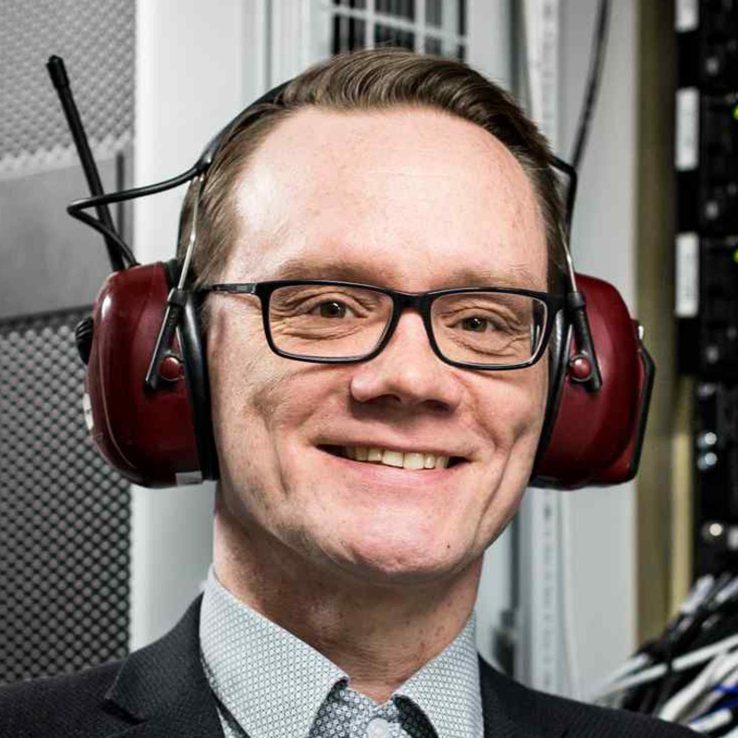
%> input picture Exercise02/man_color.jpg, 2213 x 2213 px (shown at 1/3 size)
$ octave --eval "result = pyr_reduce(imread('man_color.jpg'));"   (GNU Octave 9; MATLAB toolbox functions it lacks are replaced by stand-ins)
%> lines starting %> are read from the running program, lines starting %| are printed output that depends on the picture
function [ imgout ] = pyr_reduce( img )
%PYR_REDUCE  Image pyramid reduction
%   B = PYR_REDUCE( A )  If A is M-by-N, then the size of B
%	is ceil(M/2)-by-ceil(N/2). Support gray or rgb image.
%	B will be transformed to double class.
%	Results the same w/ MATLAB func impyramid.
% Yan Ke @ THUEE, xjed09@gmail.com

% kernelWidth = 5; % default
% cw = .375; % kernel centre weight, same as MATLAB func impyramid. 0.6 in the Paper
ker1d = 1/16*[1 4 6 4 1];
kernel = kron(ker1d,ker1d');

img = im2double(img);
sz = size(img);
%> sz = [2213 2213 3]
imgout = [];

for p = 1:size(img,3)
	img1 = img(:,:,p);
	imgFiltered = imfilter(img1,kernel,'replicate','same');
	imgout(:,:,p) = imgFiltered(1:2:sz(1),1:2:sz(2));
end
%> this loop made 3 passes
%> pass 1, in pyr_reduce, `img1 = img(:,:,p);`:
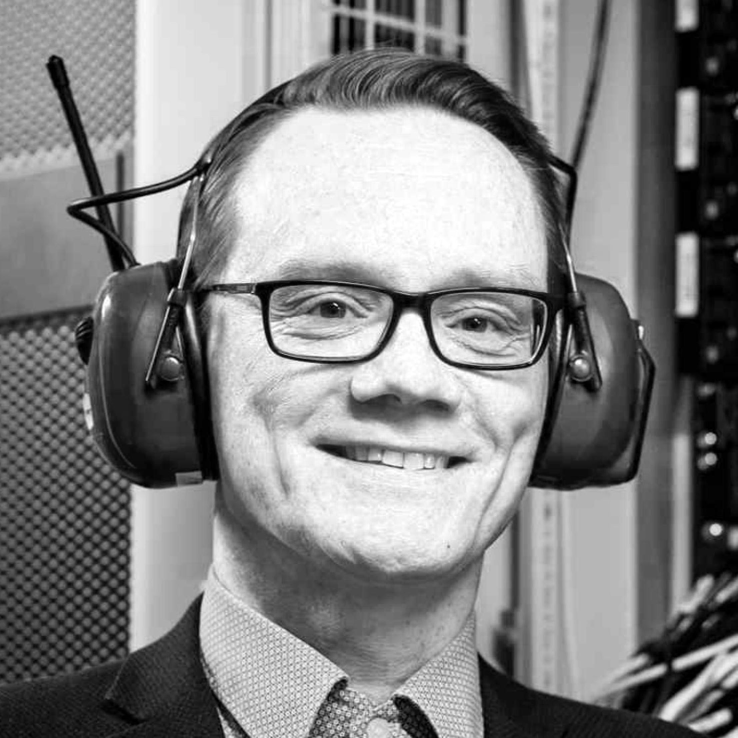
%> img1: size 2213x2213 double (shown at 1/3 size); min 0, max 1, mean 0.513
%> pass 2, in pyr_reduce, `img1 = img(:,:,p);`:
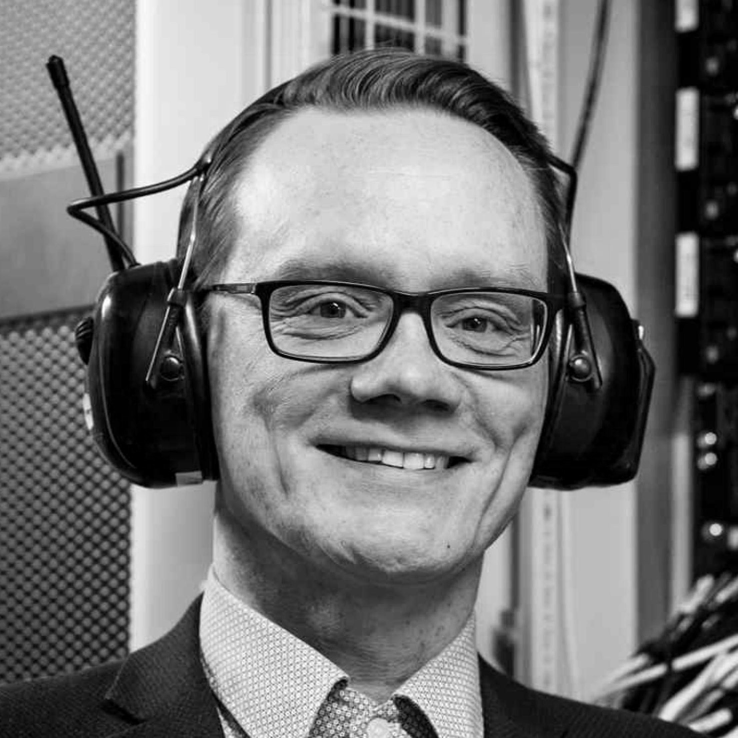
%> img1: size 2213x2213 double (shown at 1/3 size); min 0, max 1, mean 0.46

end
